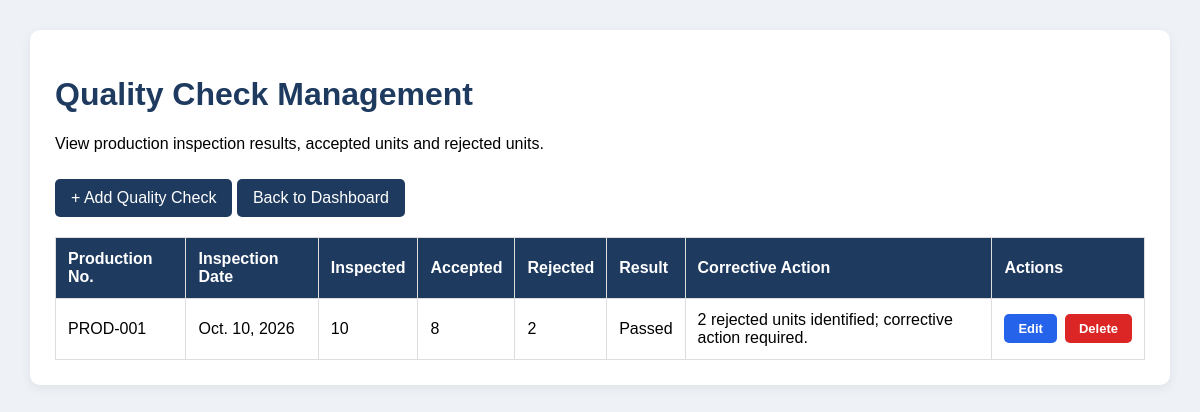
Screenshot of /api/quality-checks/ (signed in) with the database file from the repository.
### manufacturing/models.py (models this page shows, shortened)
class QualityCheck(models.Model):
    production = models.ForeignKey(
        Production,
        on_delete=models.CASCADE
    )
    inspection_date = models.DateField(auto_now_add=True)
    inspected_quantity = models.PositiveIntegerField(default=0)
    accepted_quantity = models.PositiveIntegerField(default=0)
    rejected_quantity = models.PositiveIntegerField(default=0)
    result = models.CharField(
        max_length=20,
        choices=[
            ('Pending', 'Pending'),
            ('Passed', 'Passed'),
            ('Failed', 'Failed'),
        ],
        default='Pending'
    )
    corrective_action = models.TextField(blank=True)

class Production(models.Model):
    production_number = models.CharField(max_length=20, unique=True)
    product = models.ForeignKey(
        Product,
        on_delete=models.CASCADE
    )
    quantity = models.PositiveIntegerField()
    start_date = models.DateField()
    end_date = models.DateField(null=True, blank=True)
    status = models.CharField(
        max_length=20,
        default='Pending'
    )

### manufacturing/views.py (the view)
# urls.py: path('quality-checks/', views.quality_check_page, name='quality_check_page'),
@login_required
def quality_check_page(request):
    quality_checks = QualityCheck.objects.select_related('production').all()
    return render(request, 'quality_checks.html', {
        'quality_checks': quality_checks
    })

### manufacturing/templates/quality_checks.html (shortened to what this page needs)
<!DOCTYPE html>
<html lang="en">
<head>
</head>
<body>
<div class="container">
    <h1>Quality Check Management</h1>
    <p>View production inspection results, accepted units and rejected units.</p>
    <a href="{% url 'add_quality_check' %}" class="button">
    + Add Quality Check
</a>
<a href="{% url 'dashboard' %}" class="button">
    Back to Dashboard
</a>
    <table>
        <thead>
            <tr>
                <th>Production No.</th>
                <th>Inspection Date</th>
                <th>Inspected</th>
                <th>Accepted</th>
                <th>Rejected</th>
                <th>Result</th>
                <th>Corrective Action</th>
                <th>Actions</th>
            </tr>
        </thead>
        <tbody>
            {% for check in quality_checks %}
            <tr>
                <td>{{ check.production.production_number }}</td>
                <td>{{ check.inspection_date }}</td>
                <td>{{ check.inspected_quantity }}</td>
                <td>{{ check.accepted_quantity }}</td>
                <td>{{ check.rejected_quantity }}</td>
                <td>{{ check.result }}</td>
                <td>{{ check.corrective_action|default:"—" }}</td>
<td>
    <div class="action-buttons">
        <a href="{% url 'edit_quality_check' check.id %}"
           class="action-btn edit-btn">
            Edit
        </a>
        <form method="POST"
              action="{% url 'delete_quality_check' check.id %}"
              onsubmit="return confirm('Are you sure you want to delete this quality check?');"
              style="margin:0;">
            <button type="submit" class="action-btn delete-btn">
                Delete
            </button>
        </form>
    </div>
</td>
            </tr>
            {% empty %}
            <tr>
                <td colspan="8" class="empty">No quality checks recorded yet.</td>
            </tr>
            {% endfor %}
        </tbody>
    </table>
</div>
</body>
</html>

### manufacturing/templates/quality_checks.html (style rules this page uses)
body { font-family: Arial, sans-serif; background: #eef2f7; margin: 0; padding: 30px; }
.container { max-width: 1100px; margin: auto; background: white; padding: 25px; border-radius: 10px; box-shadow: 0 3px 12px #0001; }
h1 { color: #1e3a5f; }
table { width: 100%; border-collapse: collapse; margin-top: 20px; }
th, td { padding: 12px; border: 1px solid #ddd; text-align: left; }
th { background: #1e3a5f; color: white; }
.button { display: inline-block; background: #1e3a5f; color: white; padding: 10px 16px; border-radius: 5px; text-decoration: none; margin-top: 10px; }
.action-buttons { display: flex; align-items: center; gap: 8px; white-space: nowrap; }
.action-btn { display: inline-block; padding: 7px 14px; border-radius: 5px; color: white; font-size: 13px; font-weight: bold; text-align: center; text-decoration: none; border: none; cursor: pointer; transition: background 0.3s, transform 0.2s; }
.edit-btn { background: #2563eb; }
.delete-btn { background: #dc2626; }

### rows the page displays
QualityCheck: production.production_number "PROD-001", inspection_date "Oct. 10, 2026", inspected_quantity "10", accepted_quantity "8", rejected_quantity "2", result "Passed", corrective_action "2 rejected units identified; corrective action required."
